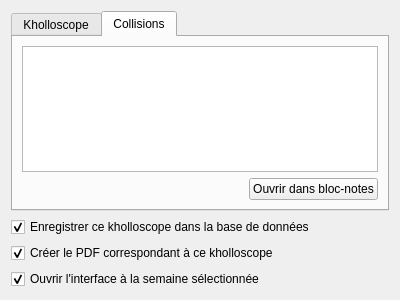
<?xml version="1.0" encoding="UTF-8"?>
<ui version="4.0">
 <class>GeneratePage</class>
 <widget class="QWizardPage" name="GeneratePage">
  <property name="geometry">
   <rect>
    <x>0</x>
    <y>0</y>
    <width>400</width>
    <height>300</height>
   </rect>
  </property>
  <property name="windowTitle">
   <string>WizardPage</string>
  </property>
  <layout class="QVBoxLayout" name="verticalLayout_2">
   <item>
    <widget class="QTabWidget" name="tabWidget">
     <property name="currentIndex">
      <number>1</number>
     </property>
     <widget class="QWidget" name="tab">
      <attribute name="title">
       <string>Kholloscope</string>
      </attribute>
      <layout class="QVBoxLayout" name="verticalLayout">
       <item>
        <widget class="QTableWidget" name="tableKhollo">
         <property name="sizeAdjustPolicy">
          <enum>QAbstractScrollArea::AdjustToContents</enum>
         </property>
         <property name="editTriggers">
          <set>QAbstractItemView::NoEditTriggers</set>
         </property>
         <property name="alternatingRowColors">
          <bool>true</bool>
         </property>
         <property name="selectionMode">
          <enum>QAbstractItemView::NoSelection</enum>
         </property>
         <property name="showGrid">
          <bool>false</bool>
         </property>
         <property name="columnCount">
          <number>2</number>
         </property>
         <attribute name="horizontalHeaderVisible">
          <bool>false</bool>
         </attribute>
         <attribute name="horizontalHeaderCascadingSectionResizes">
          <bool>true</bool>
         </attribute>
         <attribute name="horizontalHeaderStretchLastSection">
          <bool>true</bool>
         </attribute>
         <attribute name="verticalHeaderVisible">
          <bool>false</bool>
         </attribute>
         <column>
          <property name="text">
           <string>Elève, Matière</string>
          </property>
         </column>
         <column>
          <property name="text">
           <string>Kholleur, Distance</string>
          </property>
         </column>
        </widget>
       </item>
       <item>
        <layout class="QHBoxLayout" name="horizontalLayout">
         <item>
          <spacer name="horizontalSpacer">
           <property name="orientation">
            <enum>Qt::Horizontal</enum>
           </property>
           <property name="sizeHint" stdset="0">
            <size>
             <width>40</width>
             <height>20</height>
            </size>
           </property>
          </spacer>
         </item>
         <item>
          <widget class="QPushButton" name="notepad_khollo">
           <property name="text">
            <string>Ouvrir dans bloc-notes</string>
           </property>
          </widget>
         </item>
        </layout>
       </item>
      </layout>
     </widget>
     <widget class="QWidget" name="tab_2">
      <attribute name="title">
       <string>Collisions</string>
      </attribute>
      <layout class="QVBoxLayout" name="verticalLayout_3">
       <item>
        <widget class="QTableWidget" name="tableCollision">
         <property name="sizeAdjustPolicy">
          <enum>QAbstractScrollArea::AdjustToContents</enum>
         </property>
         <property name="editTriggers">
          <set>QAbstractItemView::NoEditTriggers</set>
         </property>
         <property name="alternatingRowColors">
          <bool>true</bool>
         </property>
         <property name="selectionMode">
          <enum>QAbstractItemView::NoSelection</enum>
         </property>
         <property name="showGrid">
          <bool>false</bool>
         </property>
         <property name="columnCount">
          <number>2</number>
         </property>
         <attribute name="horizontalHeaderVisible">
          <bool>false</bool>
         </attribute>
         <attribute name="horizontalHeaderCascadingSectionResizes">
          <bool>true</bool>
         </attribute>
         <attribute name="horizontalHeaderStretchLastSection">
          <bool>true</bool>
         </attribute>
         <attribute name="verticalHeaderVisible">
          <bool>false</bool>
         </attribute>
         <column/>
         <column/>
        </widget>
       </item>
       <item>
        <layout class="QHBoxLayout" name="horizontalLayout_2">
         <item>
          <spacer name="horizontalSpacer_2">
           <property name="orientation">
            <enum>Qt::Horizontal</enum>
           </property>
           <property name="sizeHint" stdset="0">
            <size>
             <width>40</width>
             <height>20</height>
            </size>
           </property>
          </spacer>
         </item>
         <item>
          <widget class="QPushButton" name="notepad_collisions">
           <property name="text">
            <string>Ouvrir dans bloc-notes</string>
           </property>
          </widget>
         </item>
        </layout>
       </item>
      </layout>
     </widget>
    </widget>
   </item>
   <item>
    <widget class="QCheckBox" name="checkBox">
     <property name="text">
      <string>Enregistrer ce kholloscope dans la base de données</string>
     </property>
     <property name="checked">
      <bool>true</bool>
     </property>
    </widget>
   </item>
   <item>
    <widget class="QCheckBox" name="printCheckBox">
     <property name="text">
      <string>Créer le PDF correspondant à ce kholloscope</string>
     </property>
     <property name="checked">
      <bool>true</bool>
     </property>
    </widget>
   </item>
   <item>
    <widget class="QCheckBox" name="interfaceCheckBox">
     <property name="text">
      <string>Ouvrir l'interface à la semaine sélectionnée</string>
     </property>
     <property name="checked">
      <bool>true</bool>
     </property>
    </widget>
   </item>
  </layout>
 </widget>
 <resources/>
 <connections/>
</ui>
